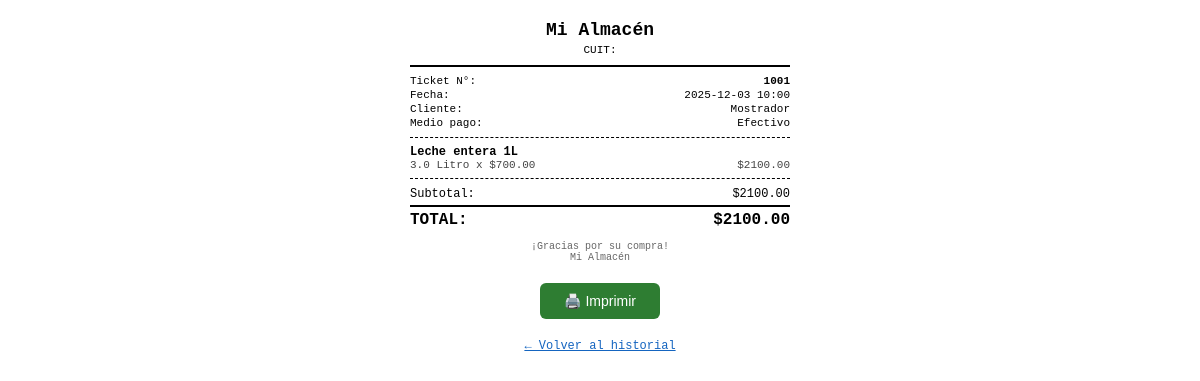
/venta/1/ticket (signed in), run on an earlier commit of the app's database.
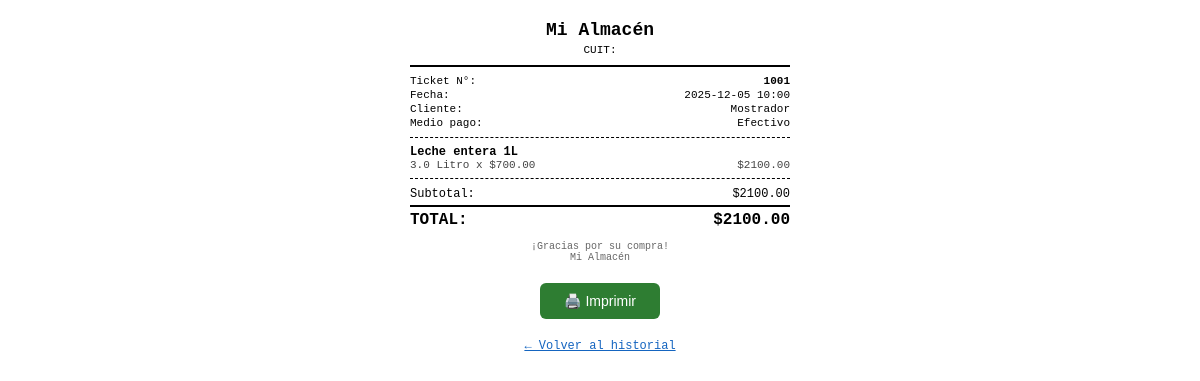
And on a later commit of the database.
### tables this page shows
CREATE TABLE ventas (
            id INTEGER PRIMARY KEY AUTOINCREMENT,
            numero_ticket INTEGER,
            fecha TEXT,
            hora TEXT,
            cliente_id INTEGER DEFAULT 0,
            cliente_nombre TEXT DEFAULT 'Mostrador',
            medio_pago TEXT DEFAULT 'Efectivo',
            subtotal REAL DEFAULT 0,
            descuento_adicional REAL DEFAULT 0,
            total REAL DEFAULT 0,
            vendedor TEXT DEFAULT '',
            temporada TEXT DEFAULT ''
        );

### app.py (the view)
@app.route('/venta/<int:vid>/ticket')
@login_required
def venta_ticket(vid):
    v = db.q("SELECT * FROM ventas WHERE id=?", (vid,), fetchone=True)
    detalle = db.get_venta_detalle(vid)
    cfg = db.get_config()
    return render_template('ticket.html', venta=v, detalle=detalle, cfg=cfg)

### app.py (called while the page is built)
def login_required(f):
    @wraps(f)
    def decorated(*args, **kwargs):
        if 'user' not in session:
            flash('⚠ Debés iniciar sesión para acceder.', 'warning')
            return redirect(url_for('login', next=request.path))
        return f(*args, **kwargs)
    return decorated

@app.before_request
def before():
    global _scheduler_started
    db.init_db()
    if not _scheduler_started:
        _scheduler_started = True
        iniciar_backup_scheduler()
    public = {'/login', '/static'}
    if any(request.path.startswith(p) for p in public):
        return
    if request.path == '/favicon.ico':
        return
    if 'user' in session:
        try:
            inv_at = db.get_config().get('sessions_invalidated_at', '')
            login_at = session.get('login_date', '')
            if inv_at and login_at and login_at < inv_at:
                session.clear()
        except Exception:
            pass
    if 'user' not in session and request.endpoint not in ('login', 'apagar_rapido', 'static', None):
        return redirect(url_for('login', next=request.path))

### database.py (called while the page is built, shortened)
def init_db():
    global _db_initialized
    if _db_initialized:
        return

### templates/ticket.html (shortened to what this page needs)
<!DOCTYPE html>
<html lang="es">
<head>
</head>
<body>
<div class="header">
  <h2>{{ cfg.get('nombre_negocio', 'ALMACÉN') }}</h2>
  <p>CUIT: {{ cfg.get('cuit', '—') }}</p>
</div>
<div class="info-row"><span>Ticket N°:</span><strong>{{ venta.numero_ticket }}</strong></div>
<div class="info-row"><span>Fecha:</span><span>{{ venta.fecha }} {{ venta.hora }}</span></div>
<div class="info-row"><span>Cliente:</span><span>{{ venta.cliente_nombre }}</span></div>
<div class="info-row"><span>Medio pago:</span><span>{{ venta.medio_pago }}</span></div>
<div class="items">
{% for item in detalle %}
<div class="item">
  <div class="desc">{{ item.descripcion }}</div>
  <div class="detail">
    <span>{{ item.cantidad }} {{ item.unidad }} x ${{ "%.2f"|format(item.precio_unitario) }}{% if item.descuento > 0 %} (-{{ "%.0f"|format(item.descuento*100) }}%){% endif %}</span>
    <span>${{ "%.2f"|format(item.subtotal) }}</span>
  </div>
</div>
{% endfor %}
</div>
<div class="totals">
  <div class="total-row"><span>Subtotal:</span><span>${{ "%.2f"|format(venta.subtotal) }}</span></div>
  <div class="total-row total-final"><span>TOTAL:</span><span>${{ "%.2f"|format(venta.total) }}</span></div>
</div>
<div class="footer">
  ¡Gracias por su compra!<br>
  {{ cfg.get('nombre_negocio','') }}
</div>
<button class="btn-print no-print" onclick="window.print()">🖨️ Imprimir</button>
<a href="/historial" class="no-print" style="display:block;text-align:center;margin-top:8px;color:#1565c0">← Volver al historial</a>
</body>
</html>

What changed in the data, as far as the page shows it:
changed ventas "Mostrador": fecha "2025-12-03" → "2025-12-05"
